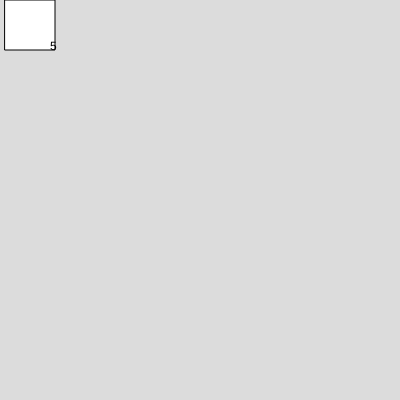
Frame 1 (no input)
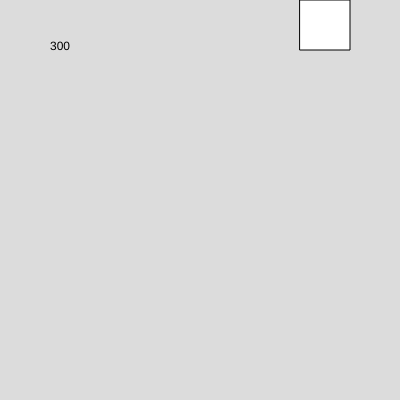
Frame 60 (no input)
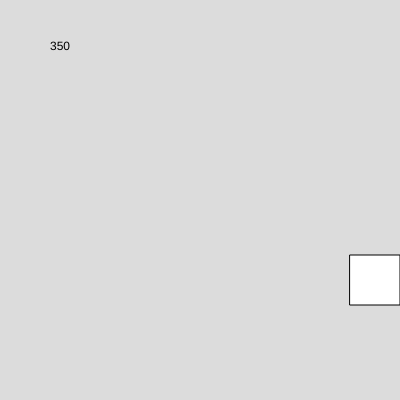
Frame 120 (the mouse pressed at the canvas centre since frame 60)

The p5.js sketch that drew these frames (run headless with seeded random() and noise() and a simulated clock; from frame 60 on, the mouse is pressed at the canvas centre):

// p5.js sketch
// ── sketch.js

let side = 0; // 0 → Top 1 → 
let x = 0;
let y = 0;
let speed = 5;

function setup() {
  createCanvas(400, 400);
}

function movement(){
  if( side === 0){
    x += speed; 
    if( width <= x + 50){
      side += 1;
    }
  }
  if( side === 1){
    y += speed; 
    if( height <= y + 50){
      side += 1;
    }
  }
  if( side === 2){
    x -=speed; 
    if(0 <= x - 50){
      side += 1;
    }
  }
  if( side === 3){
    y -= speed; 
    if( height >= y + 50){
      side = 0;
    }
  }

}

function draw() {
  background(220);
  movement();
  rect(x, y, 50, 50);
  text(x, 50, 50);
  
}
